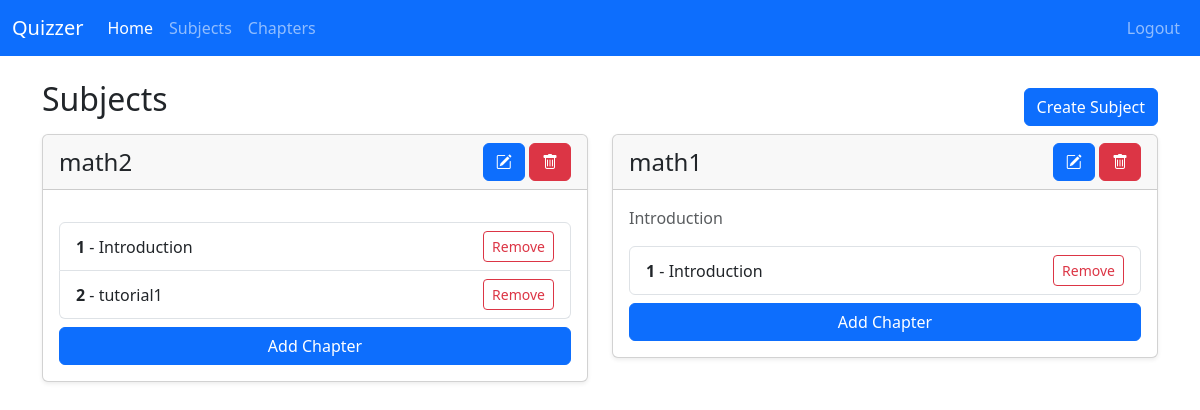
Page /admin/ (signed in) on the earlier database version.
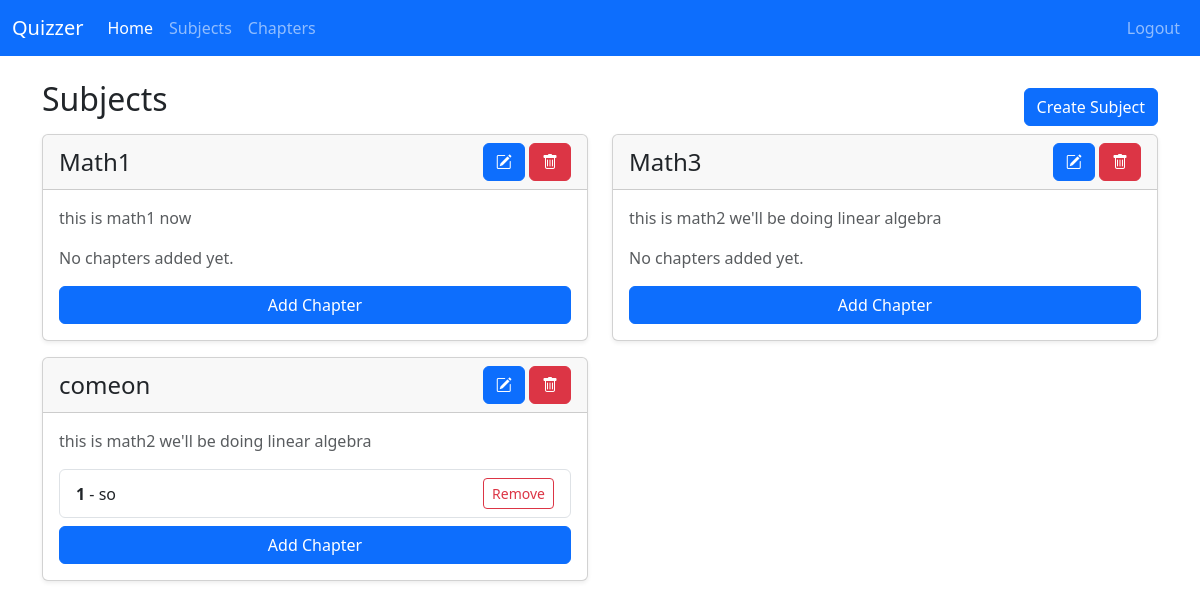
Same page on the later database version.
### models/models.py (models this page shows)
class Subject(db.Model):
    subject_id: Mapped[id_pk]
    subject_name: Mapped[str]
    description: Mapped[str]
    chapters: Mapped[List["Chapter"]] = relationship(
        back_populates="subject", cascade="all,delete-orphan"
    )

class Chapter(db.Model):
    subject_id: Mapped[int] = mapped_column(
        ForeignKey("subject.subject_id"), primary_key=True
    )
    chapter_id: Mapped[int] = mapped_column(primary_key=True)
    chapter_name: Mapped[str]
    description: Mapped[str]
    subject: Mapped["Subject"] = relationship(back_populates="chapters")
    quizzes: Mapped[List["Quiz"]] = relationship(back_populates="chapter")

### routes/admin_routes.py (the view)
@admin_bp.route("/", methods=["GET"])
def admin_home():
    subject_form = SubjectForm()
    chapter_form = ChapterForm()
    if request.method == "GET":
        subjects = session.scalars(select(Subject)).all()
        return render_template(
            "admin/home.html",
            subjects=subjects,
            subject_form=subject_form,
            chapter_form=chapter_form,
        )

### app.py (called while the page is built)
@app.template_global()
def is_active(page_name):  # small function to make the nav_bar code better
    return "active" if request.endpoint == page_name else ""

### routes/__init__.py (called while the page is built)
def init_login_manager(app):
    login_manager = LoginManager()
    login_manager.init_app(app)
    login_manager.login_view = "auth.login"  # goes to the login() function in auth_bp
    @login_manager.user_loader
    def load_user(user_id):
        return db.session.scalar(select(User).where(User.user_id == user_id))

### routes/admin_routes.py (called while the page is built)
@admin_bp.before_request
def require_admin():
    if not current_user.is_authenticated or current_user.username != "admin":
        return current_app.login_manager.unauthorized()

### templates/admin/home.html (shortened to what this page needs)
{% extends "base.html" %}
{% block body %}
{% include "admin/nav.html" %}
<div class="container mt-4">
  <div class="card-header d-flex justify-content-between align-items-center">
    <h2 class="mb-3">Subjects</h2>
    <button type="button" class="btn btn-primary" data-bs-toggle="modal" data-bs-target="#createSubjectModal">
      Create Subject
    </button>
  </div>
<div class="row row-cols-1 row-cols-md-2">
  {% for subject in subjects %}
  <div class="col">
    <div class="card mb-3 shadow-sm">
      <div class="card-header d-flex justify-content-between align-items-center">
        <h4 class="mb-0">{{ subject.subject_name }}</h4>
        <div>
          <button
            type="button"
            class="btn btn-primary"
            data-bs-toggle="modal"
            data-bs-target="#editSubjectModal"
            onclick='updateModalFormAction(
                    "{{ url_for("admin.edit_subject", subject_id=0) }}",
                    {{ subject.subject_id }},
                    "editSubjectModal",
                    {{
                      {
                      "subject_name": subject.subject_name,
                      "description": subject.description
                      }
                    }}
                  )'
            >
            <i class="bi bi-pencil-square"></i>
          </button>
          <button
            class="btn btn-danger btn"
            onclick="handleDelete('{{ url_for('admin.delete_subject', subject_id=subject.subject_id) }}')"
          >
            <i class="bi bi-trash"></i>
          </button>
        </div>
      </div>
      <div class="card-body">
        <p class="text-muted">{{subject.description}}</p>
        {% if subject.chapters %}
        <ul class="list-group">
          {% for chapter in subject.chapters %}
          <li
            class="list-group-item d-flex justify-content-between align-items-center"
          >
            <span>
              <strong>{{ chapter.chapter_id }}</strong> - {{ chapter.chapter_name }}
            </span>
            <button
              class="btn btn-outline-danger btn-sm"
              onclick="deleteChapter({{ chapter.id }})"
            >
              Remove
            </button>
          </li>
          {% endfor %}
        </ul>
        {% else %}
        <p class="text-muted">No chapters added yet.</p>
        {% endif %}
        <div class="mt-2 d-grid gap-1">
        <button
          type="button"
          class="btn btn-primary"
          data-bs-toggle="modal"
          data-bs-target="#createChapterModal"
          onclick="updateModalFormAction(
          '{{url_for('admin.create_chapter', subject_id=0)}}',
          {{ subject.subject_id }},
          'createChapterModal')"
        >
          Add Chapter
        </button>
        </div>
      </div>
    </div>
  </div>
  {% endfor %}
</div>
{% import "macros.html" as macros %}
{% endblock %}

### templates/base.html (shortened to what this page needs)
<!doctype html>
<html lang="en">
  <head>
    <link href="https://cdn.jsdelivr.net/npm/bootstrap@5.3.0/dist/css/bootstrap.min.css" rel="stylesheet">
  </head>
  <body>
    {% block body %} {% endblock %}
    <link rel="stylesheet" href="https://cdn.jsdelivr.net/npm/bootstrap-icons@1.5.0/font/bootstrap-icons.css">
  </body>
</html>

### templates/admin/nav.html (shortened to what this page needs)
<nav class="navbar navbar-expand-lg bg-primary" data-bs-theme="dark">
  <div class="container-fluid">
    <a class="navbar-brand" href="#">Quizzer</a>
    <div class="collapse navbar-collapse" id="navbarColor01">
      <ul class="navbar-nav me-auto">
        <li class="nav-item">
          <a
            class="nav-link {{ is_active('admin.admin_home') }}"
            href="{{ url_for('admin.admin_home') }}"
            >Home</a
          >
        </li>
        <li class="nav-item">
          <a class="nav-link">Subjects</a>
        </li>
        <li class="nav-item">
          <a class="nav-link">Chapters</a>
        </li>
      </ul>
      <ul class="navbar-nav">
        <li class="nav-item">
          <a class="nav-link" href="{{url_for('auth.logout')}}"> Logout </a>
        </li>
      </ul>
    </div>
  </div>
</nav>

Differences in the rows shown:
removed Subject: subject_name "math2", Chapter (chapter_id "1", chapter_name "Introduction")
removed Chapter: chapter_id "2", chapter_name "tutorial1", shown under "math2"
removed Chapter: chapter_id "1", chapter_name "Introduction", shown under Subject "math1"
changed Subject: subject_name "math1" → "Math1"; description "Introduction" → "this is math1 now"; now shows "No chapters added yet."
added Subject: subject_name "Math3", description "this is math2 we'll be doing linear algebra", shows "No chapters added yet."
added Subject: subject_name "comeon", description "this is math2 we'll be doing linear algebra", Chapter (chapter_id "1", chapter_name "so")
